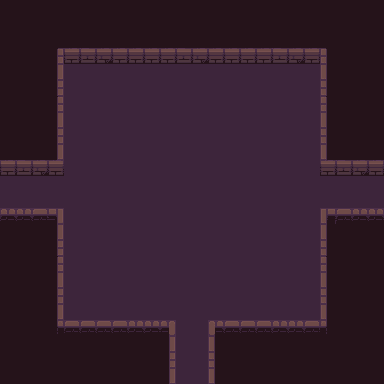

The image is a tile-based game level rendered from a .tmx file. Its description and source (layers, tilesets, objects; grid data summarised) follow:
An orthogonal 24x24 tile map with 16x16 px tiles, 4 tile layers (background, road, wall, item), 1 hidden layer not drawn, 3 tilesets.

<map version="1.10" tiledversion="1.10.2" orientation="orthogonal" renderorder="right-down" compressionlevel="0" width="24" height="24" tilewidth="16" tileheight="16" infinite="0" nextlayerid="7" nextobjectid="1">
 <tileset firstgid="1" name="Dungeon_Tileset" tilewidth="16" tileheight="16" spacing="2" margin="1" tilecount="100" columns="10">
  <image source="../textures/Dungeon_Tileset.png" width="180" height="180" />
  <tile id="0">
   <properties>
    <property name="type" value="Wall_Left" />
   </properties>
  </tile>
  <tile id="1">
   <properties>
    <property name="type" value="Wall_Up" />
   </properties>
  </tile>
  <tile id="2">
   <properties>
    <property name="type" value="Wall_Up" />
   </properties>
  </tile>
  <tile id="3">
   <properties>
    <property name="type" value="Wall_Up" />
   </properties>
  </tile>
  <tile id="4">
   <properties>
    <property name="type" value="Wall_Up" />
   </properties>
  </tile>
  <tile id="5">
   <properties>
    <property name="type" value="Wall_Right" />
   </properties>
  </tile>
  <tile id="10">
   <properties>
    <property name="type" value="Wall_Left" />
   </properties>
  </tile>
  <tile id="15">
   <properties>
    <property name="type" value="Wall_Right" />
   </properties>
  </tile>
  <tile id="20">
   <properties>
    <property name="type" value="Wall_Left" />
   </properties>
  </tile>
  <tile id="25">
   <properties>
    <property name="type" value="Wall_Right" />
   </properties>
  </tile>
  <tile id="30">
   <properties>
    <property name="type" value="Wall_Left" />
   </properties>
  </tile>
  <tile id="35">
   <properties>
    <property name="type" value="Wall_Right" />
   </properties>
  </tile>
  <tile id="40">
   <properties>
    <property name="type" value="Wall_LeftDown" />
   </properties>
  </tile>
  <tile id="41">
   <properties>
    <property name="type" value="Wall_Down" />
   </properties>
  </tile>
  <tile id="42">
   <properties>
    <property name="type" value="Wall_Down" />
   </properties>
  </tile>
  <tile id="43">
   <properties>
    <property name="type" value="Wall_Down" />
   </properties>
  </tile>
  <tile id="44">
   <properties>
    <property name="type" value="Wall_Down" />
   </properties>
  </tile>
  <tile id="45">
   <properties>
    <property name="type" value="Wall_RightDown" />
   </properties>
  </tile>
  <tile id="50">
   <properties>
    <property name="type" value="Wall_RightDownCor" />
   </properties>
  </tile>
  <tile id="51">
   <properties>
    <property name="type" value="Wall_Down" />
   </properties>
  </tile>
  <tile id="52">
   <properties>
    <property name="type" value="Wall_Down" />
   </properties>
  </tile>
  <tile id="53">
   <properties>
    <property name="type" value="Wall_LeftDownCor" />
   </properties>
  </tile>
  <tile id="54">
   <properties>
    <property name="type" value="Wall_RightDownCor" />
   </properties>
  </tile>
  <tile id="55">
   <properties>
    <property name="type" value="Wall_LeftDownCor" />
   </properties>
  </tile>
 </tileset>
 <tileset firstgid="101" name="flag" tilewidth="16" tileheight="16" tilecount="4" columns="4">
  <image source="../textures/flag.png" width="64" height="16" />
  <tile id="0">
   <animation>
    <frame tileid="3" duration="200" />
    <frame tileid="2" duration="200" />
    <frame tileid="1" duration="200" />
    <frame tileid="0" duration="200" />
   </animation>
  </tile>
 </tileset>
 <tileset firstgid="105" name="torch" tilewidth="16" tileheight="16" tilecount="4" columns="4">
  <image source="../textures/torch.png" width="64" height="16" />
  <tile id="0">
   <animation>
    <frame tileid="3" duration="200" />
    <frame tileid="2" duration="200" />
    <frame tileid="1" duration="200" />
    <frame tileid="0" duration="200" />
   </animation>
  </tile>
 </tileset>
 <layer id="1" name="background" width="24" height="24">
  <data>[576 cells, 576 non-empty, 1 distinct tile ids]</data>
 </layer>
 <layer id="5" name="road" width="24" height="24">
  <data>[576 cells, 280 non-empty, 1 distinct tile ids]</data>
 </layer>
 <layer id="3" name="wall" width="24" height="24">
  <data>[576 cells, 80 non-empty, 22 distinct tile ids]</data>
 </layer>
 <layer id="4" name="item" width="24" height="24">
  <data>[576 cells, 0 non-empty, 0 distinct tile ids]</data>
 </layer>
 <layer id="6" name="smog" width="24" height="24" visible="0">
  <data>[576 cells, 576 non-empty, 1 distinct tile ids]</data>
 </layer>
</map>
